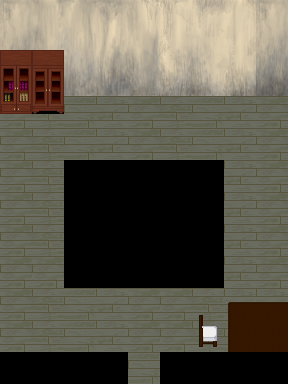

A 2D game scene composited from a Tiled map and its tileset images. What follows is a short description and the map's XML, with every tile layer's data as written:
An orthogonal 9x12 tile map with 32x32 px tiles, 2 tile layers (layer1, layer2).

<map version="1.9" tiledversion="1.9.2" orientation="orthogonal" renderorder="right-down" width="9" height="12" tilewidth="32" tileheight="32" infinite="0" nextlayerid="3" nextobjectid="1">
 <tileset firstgid="1" source="res/room-01-udw.tsx" />
 <layer id="1" name="layer1" width="9" height="12" locked="1">
  <data encoding="csv">
1033,1034,1035,1036,1037,1038,1039,1040,1033,
1041,1042,1043,1044,1045,1046,1047,1048,1041,
1049,1050,1051,1052,1053,1054,1055,1056,1049,
1,2,3,4,1,2,3,4,1,
1,2,3,4,1,2,3,4,1,
1,2,0,0,0,0,0,4,1,
1,2,0,0,0,0,0,4,1,
1,2,0,0,0,0,0,4,1,
1,1,0,0,0,0,0,4,1,
1,2,3,4,1,1,2,4,4,
1,2,3,4,1,1,2,3,4,
0,0,0,0,3,0,0,0,0
</data>
 </layer>
 <layer id="2" name="layer2" width="9" height="12" locked="1">
  <data encoding="csv">
0,0,0,0,0,0,0,0,0,
672,669,0,0,0,0,0,0,0,
680,677,0,0,0,0,0,0,0,
688,685,0,0,0,0,0,0,0,
0,0,0,0,0,0,0,0,0,
0,0,0,0,0,0,0,0,0,
0,0,0,0,0,0,0,0,0,
0,0,0,0,0,0,0,0,0,
0,0,0,0,0,0,0,0,0,
0,0,0,0,0,0,463,477,478,
0,0,0,0,0,0,471,485,486,
0,0,0,0,0,0,0,0,0
</data>
 </layer>
</map>
